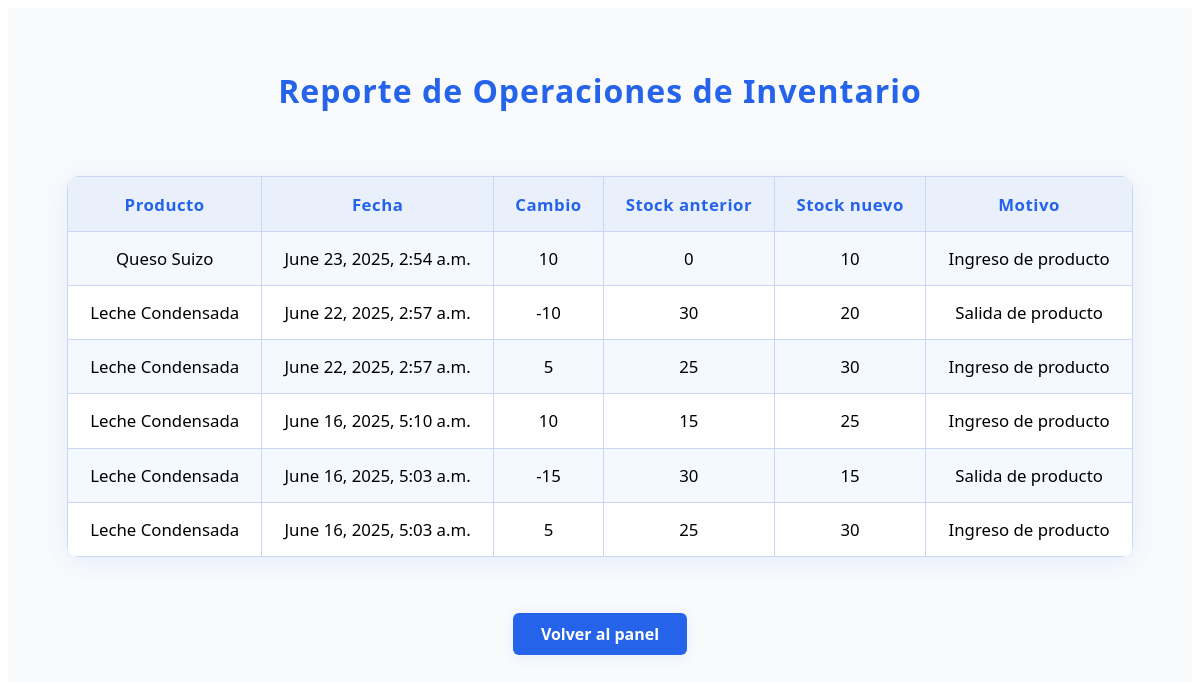
Page /directivo/reporte-operaciones/ on the committed database.
### Operador/Inventario/models.py (models this page shows, shortened)
class HistorialStock(models.Model):
    producto = models.ForeignKey(Producto, on_delete=models.CASCADE)
    fecha = models.DateTimeField(auto_now_add=True)
    stock_anterior = models.IntegerField()
    stock_nuevo = models.IntegerField()
    cambio = models.IntegerField()  # positivo para ingreso, negativo para salida
    motivo = models.CharField(max_length=100, blank=True, null=True)

### Cliente/producto/models.py (models this page shows, shortened)
class Producto(models.Model):
    id_producto = models.AutoField(primary_key=True)
    id_categoria = models.ForeignKey(Categoria, on_delete=models.CASCADE)
    nombre_producto = models.CharField(max_length=50)
    precio = models.DecimalField(max_digits=10, decimal_places=2)
    stock = models.IntegerField()

### Directivo/Controller/DirectivoController.py (the view)
# urls.py: path('reporte-operaciones/', reporte_operaciones_inventario, name='reporte_operaciones_inventario'),
def reporte_operaciones_inventario(request):
    historial = HistorialStock.objects.select_related('producto').order_by('-fecha')
    return render(request, 'reporte/reporte_operaciones_inventario.html', {'historial': historial})

### Directivo/templates/reporte/reporte_operaciones_inventario.html (shortened to what this page needs)
{% load static %}
<!DOCTYPE html>
<html>
<head>
    <link rel="stylesheet" href="{% static 'directivo/reporte_operaciones_inventario.css' %}">
</head>
<body>
    <div class="reporte-operaciones-root">
        <h1>Reporte de Operaciones de Inventario</h1>
        <table class="reporte-operaciones-table">
            <tr>
                <th>Producto</th>
                <th>Fecha</th>
                <th>Cambio</th>
                <th>Stock anterior</th>
                <th>Stock nuevo</th>
                <th>Motivo</th>
            </tr>
            {% for op in historial %}
            <tr>
                <td>{{ op.producto.nombre_producto }}</td>
                <td>{{ op.fecha }}</td>
                <td>{{ op.cambio }}</td>
                <td>{{ op.stock_anterior }}</td>
                <td>{{ op.stock_nuevo }}</td>
                <td>{{ op.motivo }}</td>
            </tr>
            {% empty %}
            <tr>
                <td colspan="6">No hay operaciones registradas.</td>
            </tr>
            {% endfor %}
        </table>
        <a href="{% url 'vista_directivo' %}" class="volver-link">Volver al panel</a>
    </div>
</body>
</html>

### Directivo/static/directivo/reporte_operaciones_inventario.css (style rules this page uses)
.reporte-operaciones-root { --azul: #2563eb; --azul-hover: #1746a0; --gris-fondo: #f8fafc; --gris-borde: #c9d6f5; --sombra: 0 4px 24px rgba(58, 134, 255, 0.10); background: var(--gris-fondo); min-height: 100vh; font-family: 'Segoe UI', 'Roboto', Arial, sans-serif; text-align: center; padding: 40px 0 60px 0; }
.reporte-operaciones-root h1 { color: var(--azul); margin-bottom: 2em; font-size: 2em; letter-spacing: 1px; font-weight: 700; }
.reporte-operaciones-table { margin: 0 auto 2em auto; border-collapse: collapse; width: 90%; background: #fff; border-radius: 12px; overflow: hidden; box-shadow: var(--sombra); }
.reporte-operaciones-table th, .reporte-operaciones-table td { border: 1px solid var(--gris-borde); padding: 0.9em 1.2em; font-size: 1.05em; }
.reporte-operaciones-table th { background: #eaf0fb; color: var(--azul); font-weight: 600; letter-spacing: 0.5px; }
.reporte-operaciones-table tr:nth-child(even) { background: #f4f8ff; }
.volver-link { display: inline-block; margin-top: 1.5em; background: var(--azul); color: #fff !important; padding: 10px 28px; border-radius: 6px; font-size: 1em; font-weight: 600; text-decoration: none; box-shadow: 0 2px 12px rgba(58, 134, 255, 0.10); border: none; transition: background 0.2s, color 0.2s, box-shadow 0.2s; }

### rows in the picture
HistorialStock: producto.nombre_producto "Queso Suizo", fecha "June 23, 2025, 2:54 a.m.", cambio "10", stock_anterior "0", stock_nuevo "10", motivo "Ingreso de producto"
HistorialStock: producto.nombre_producto "Leche Condensada", fecha "June 22, 2025, 2:57 a.m.", cambio "-10", stock_anterior "30", stock_nuevo "20", motivo "Salida de producto"
HistorialStock: producto.nombre_producto "Leche Condensada", fecha "June 22, 2025, 2:57 a.m.", cambio "5", stock_anterior "25", stock_nuevo "30", motivo "Ingreso de producto"
HistorialStock: producto.nombre_producto "Leche Condensada", fecha "June 16, 2025, 5:10 a.m.", cambio "10", stock_anterior "15", stock_nuevo "25", motivo "Ingreso de producto"
HistorialStock: producto.nombre_producto "Leche Condensada", fecha "June 16, 2025, 5:03 a.m.", cambio "-15", stock_anterior "30", stock_nuevo "15", motivo "Salida de producto"
HistorialStock: producto.nombre_producto "Leche Condensada", fecha "June 16, 2025, 5:03 a.m.", cambio "5", stock_anterior "25", stock_nuevo "30", motivo "Ingreso de producto"
